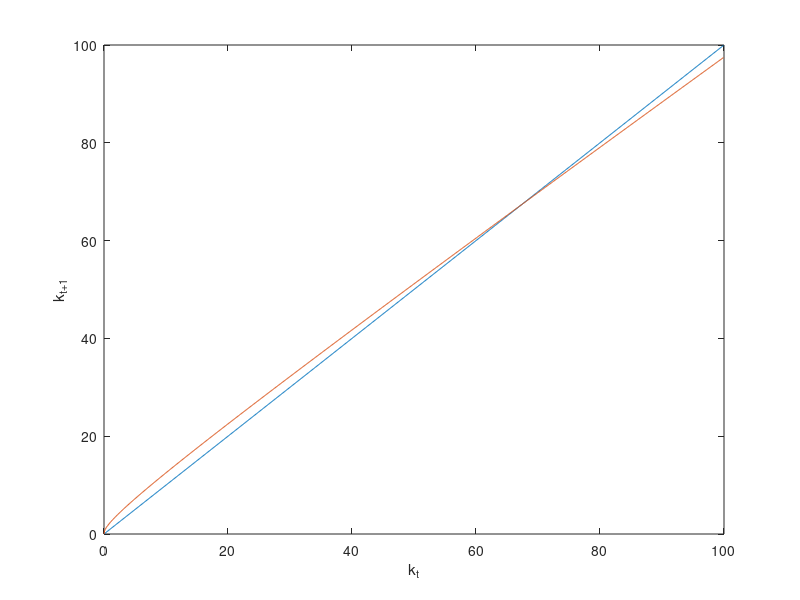
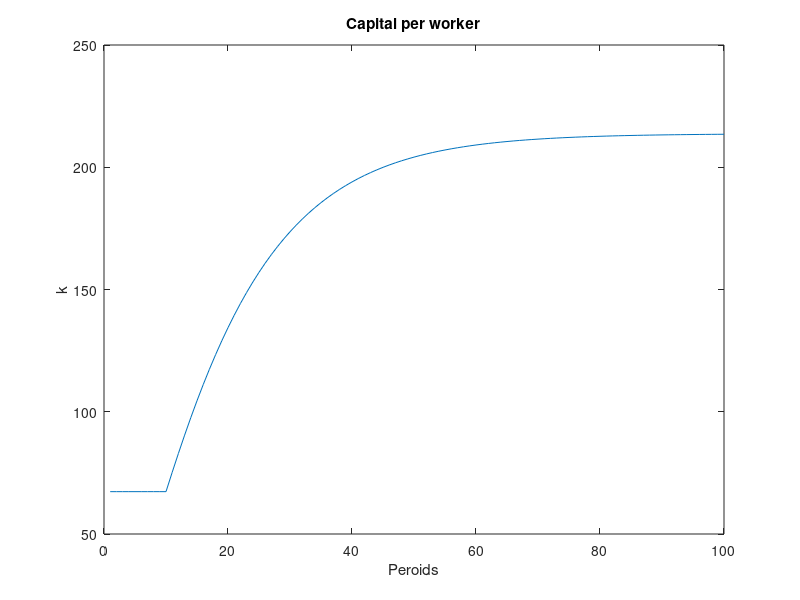
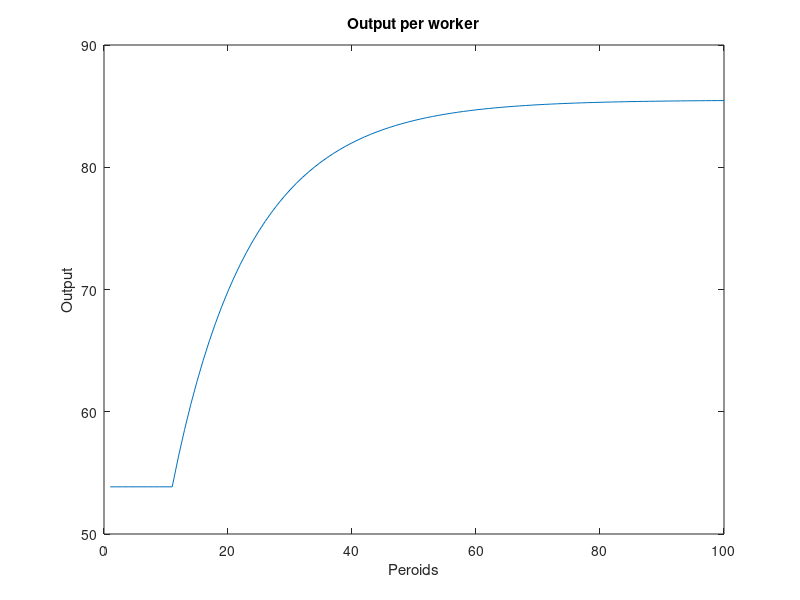
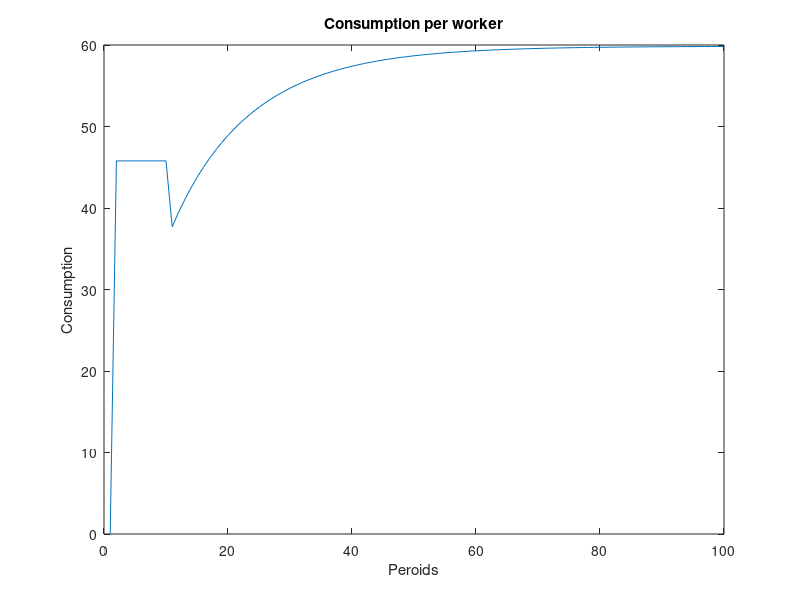

Write MATLAB code to recreate these figures, in order.
%last edited 2/9/21
%Matthew Chistolini

%% Question 1 and 2

%part b
%Pre-define vectors for k_t and k_{t+1}
num_of_peroids = 100;
data_points_per_peroid = 10;
total_num_points = num_of_peroids*data_points_per_peroid;
ktvals=zeros(total_num_points,1);
kt1vals=zeros(total_num_points,1);

for jj=1:total_num_points
    val=jj/data_points_per_peroid-1/data_points_per_peroid;% why -.1
    ktvals(jj,1)=val;
    kt1vals(jj,1)=(0.9*val+1.5*val^(0.4))/1.02;
end

plot(ktvals,ktvals)
hold on
plot(ktvals,kt1vals)
hold off
ylabel('k_{t+1}')
xlabel('k_t')
[a,b] =min(abs(ktvals(2:end,1)-kt1vals(2:end,1)))
saveas(gcf,'stedy_state_1_.png')

%part c
%% Question 2
clear 
capital_val(1)=67.32;
output_vals(1) = 10*capital_val(1)^.4
consumption_values = output_vals(1)*(1-.15)
for jj=2:11
    capital_val(jj,1)=(0.9*capital_val(jj-1,1)+1.5*capital_val(jj-1,1)^(0.4))/1.02;
    output_vals(jj,1) =10*capital_val(jj-1,1)^.4;
    consumptuion(jj,1) = output_vals(jj,1)*(1-.15);
end
for jj=11:100
    capital_val(jj,1)=(0.9*capital_val(jj-1,1)+3*capital_val(jj-1,1)^(0.4))/1.02;
    output_vals(jj,1) =10*capital_val(jj-1,1)^.4;
    consumptuion(jj,1) = output_vals(jj,1)*(1-.3);
end
plot(capital_val)
ylabel('k')
xlabel('Peroids')
title("Capital per worker")
saveas(gcf,'pics/HW1_Q2_a.png')
clf
plot(output_vals)
ylabel('Output')
xlabel('Peroids')
title("Output per worker")
saveas(gcf,'pics/HW1_Q2_b.png')
clf
plot(consumptuion)
ylabel('Consumption')
xlabel('Peroids')
title("Consumption per worker")
saveas(gcf,'pics/HW1_Q2_c.png')
%%

clear

%Steady state value
kss=84.1078;

%Pre-defining matrices
capital_val=zeros(100,1);
yval=zeros(100,1);

%Loop to simulate

capital_val(1)=kss;
z_values(1) = exp(0.1*normrnd(0,1)) 
yval(1)=5*kss^0.4*z_values;

for j=2:100
    z_values(j) = z_values(j-1)^0.6* exp(0.1*normrnd(0,1));
    capital_val(j)=(1/1.01)*(0.975*capital_val(j-1)+0.1*yval(j-1));
    yval(j)=5*z_values(j)*capital_val(j)^0.4;
end

clf
plot(capital_val(2:end))
ylabel('Capital')
xlabel('peroids')
title("Capital per Worker")
saveas(gcf,'pics/HW1_Q3_b1.png')

clf
plot(yval(2:end))
ylabel('Output')
xlabel('Peroids')
title("Consumption per worker")
saveas(gcf,'pics/HW1_Q3_b2.png') 
%%

clear

%Steady state value
kss=84.1078/2

%Pre-defining matrices
capital_val=zeros(100,1);
yval=zeros(100,1);

%Loop to simulate

capital_val(1)=kss;
z_values(1) = exp(0.1*normrnd(0,1)) 
yval(1)=5*z_values*kss^0.4;

for j=2:100
    z_values(j) = z_values(j-1)^0.6* exp(0.1*normrnd(0,1));
    capital_val(j)=(1/1.01)*(0.975*capital_val(j-1)+0.1*yval(j-1));
    yval(j)=5*z_values(j)*capital_val(j)^0.4;
end

clf
plot(capital_val(2:end))
ylabel('Consumption')
xlabel('peroids')
title("Consumption per worker")
saveas(gcf,'pics/HW1_Q3_c1.png')

clf
plot(yval(2:end))
ylabel('Output')
xlabel('Peroids')
title("Output per worker")
saveas(gcf,'pics/HW1_Q3_c2.png') 

%%
clear 
sub_divisions = 1/100;
n = 10
delta = .1
A_bar = .5
k_plus_valus= [];
k_values = [];
for i=sub_divisions:sub_divisions:n
kvals(round(i*(1/sub_divisions)))= i;
sigma= 1/(1+.25*i^(-0.75));
k_plus_valus(round(i*(1/sub_divisions))) = ((1-delta)*i +sigma*A_bar*i^.4)*(1/1.02);
end

plot(kvals',k_plus_valus')
xlabel("k_t Values")
ylabel("k_{t+1} Values")
saveas(gcf,'pics/HW1_Q4.png') 




